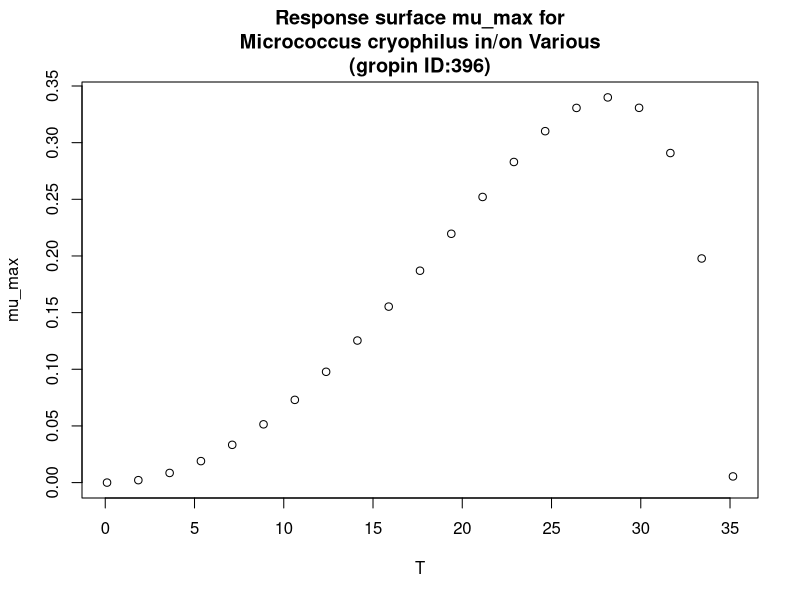

Reproduce this figure in R.
#############################
# start of Parameter script
#############################
T <- seq(0.1001,35.1648351648352,length.out=21)
#############################
# end of Parameter script
#############################
############################# 
# start of Model script Gropin ID 396 
#############################
 
# constant coefficients for this model
 
variables <- data.frame(T)
argumentsPar <- expand.grid(variables)
 
# heart of the model
response_surface <- function(T) {
   mumax <-(3.4*(10^-1)*(T-35.2)*((T-0.1)^2))/((28.3-0.1)*((28.3-0.1)*(T-28.3)-(28.3-35.2)*(28.3+0.1-2*T)))

return(mumax=mumax)
} 

# output parameters
mumax <- cbind(argumentsPar,response_surface(argumentsPar['T']))
colnames(mumax) <- c(colnames(argumentsPar),'mumax')
#############################
# End of Model script
#############################
############################# 
# start of Visualisation script Gropin ID 396 
#############################
plot(T,mumax$mumax,
                          xlab='T',
                          ylab='mu_max',main='Response surface mu_max for
Micrococcus cryophilus in/on Various
(gropin ID:396)')
#############################
# End of Visualisation script
#############################
